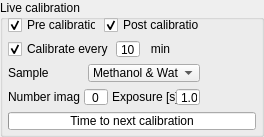
                   <widget class="QGroupBox" name="liveCalibration">
                     <property name="geometry">
                       <rect>
                        <x>8</x>
                       <y>538</y>
                        <width>264</width>
                        <height>137</height>
                      </rect>
                     </property>
                     <property name="title">
                      <string>Live calibration</string>
                     </property>
                     <widget class="QCheckBox" name="preCalibration">
                      <property name="geometry">
                       <rect>
                        <x>8</x>
                        <y>16</y>
                        <width>88</width>
                        <height>18</height>
                       </rect>
                      </property>
                      <property name="text">
                       <string>Pre calibration</string>
                      </property>
                      <property name="checked">
                       <bool>true</bool>
                      </property>
                     </widget>
                     <widget class="QCheckBox" name="conCalibration">
                      <property name="geometry">
                       <rect>
                        <x>8</x>
                        <y>40</y>
                        <width>104</width>
                        <height>18</height>
                       </rect>
                      </property>
                      <property name="text">
                       <string>Calibrate every</string>
                      </property>
                      <property name="checked">
                       <bool>true</bool>
                      </property>
                     </widget>
                     <widget class="QCheckBox" name="postCalibration">
                      <property name="geometry">
                       <rect>
                        <x>104</x>
                        <y>16</y>
                        <width>96</width>
                        <height>18</height>
                       </rect>
                      </property>
                      <property name="text">
                       <string>Post calibration</string>
                      </property>
                      <property name="checked">
                       <bool>true</bool>
                      </property>
                     </widget>
                     <widget class="QLabel" name="label_11">
                      <property name="geometry">
                       <rect>
                        <x>140</x>
                        <y>40</y>
                        <width>41</width>
                        <height>18</height>
                       </rect>
                      </property>
                      <property name="text">
                       <string>min</string>
                      </property>
                      <property name="alignment">
                       <set>Qt::AlignCenter</set>
                      </property>
                     </widget>
                     <widget class="QProgressBar" name="calibrationProgress">
                      <property name="geometry">
                       <rect>
                        <x>8</x>
                        <y>112</y>
                        <width>248</width>
                        <height>18</height>
                       </rect>
                      </property>
                      <property name="value">
                       <number>0</number>
                      </property>
                      <property name="alignment">
                       <set>Qt::AlignCenter</set>
                      </property>
                      <property name="format">
                       <string>Time to next calibration</string>
                      </property>
                     </widget>
                     <widget class="QLabel" name="label_12">
                      <property name="geometry">
                       <rect>
                        <x>8</x>
                        <y>88</y>
                        <width>72</width>
                        <height>18</height>
                       </rect>
                      </property>
                      <property name="text">
                       <string>Number images</string>
                      </property>
                      <property name="alignment">
                       <set>Qt::AlignLeading|Qt::AlignLeft|Qt::AlignVCenter</set>
                      </property>
                     </widget>
                     <widget class="QLabel" name="label_13">
                      <property name="geometry">
                       <rect>
                        <x>112</x>
                        <y>88</y>
                        <width>72</width>
                        <height>18</height>
                       </rect>
                      </property>
                      <property name="text">
                       <string>Exposure [s]</string>
                      </property>
                      <property name="alignment">
                       <set>Qt::AlignLeading|Qt::AlignLeft|Qt::AlignVCenter</set>
                      </property>
                     </widget>
                     <widget class="QLabel" name="label_14">
                      <property name="geometry">
                       <rect>
                        <x>8</x>
                        <y>64</y>
                        <width>73</width>
                        <height>18</height>
                       </rect>
                      </property>
                      <property name="text">
                       <string>Sample</string>
                      </property>
                      <property name="alignment">
                       <set>Qt::AlignLeading|Qt::AlignLeft|Qt::AlignVCenter</set>
                      </property>
                     </widget>
                     <widget class="QComboBox" name="sampleSelection">
                      <property name="geometry">
                       <rect>
                        <x>88</x>
                        <y>64</y>
                        <width>112</width>
                        <height>18</height>
                       </rect>
                      </property>
                      <item>
                       <property name="text">
                        <string>Methanol &amp; Water</string>
                       </property>
                      </item>
                      <item>
                       <property name="text">
                        <string>Methanol</string>
                       </property>
                      </item>
                      <item>
                       <property name="text">
                        <string>Water</string>
                       </property>
                      </item>
                      <item>
                       <property name="text">
                        <string>PMMA</string>
                       </property>
                      </item>
                     </widget>
                     <widget class="QDoubleSpinBox" name="conCalibrationInterval">
                      <property name="geometry">
                       <rect>
                        <x>116</x>
                        <y>40</y>
                        <width>24</width>
                        <height>18</height>
                       </rect>
                      </property>
                      <property name="locale">
                       <locale language="English" country="UnitedStates"/>
                      </property>
                      <property name="alignment">
                       <set>Qt::AlignCenter</set>
                      </property>
                      <property name="buttonSymbols">
                       <enum>QAbstractSpinBox::NoButtons</enum>
                      </property>
                      <property name="decimals">
                       <number>0</number>
                      </property>
                      <property name="value">
                       <double>10.000000000000000</double>
                      </property>
                     </widget>
                     <widget class="QDoubleSpinBox" name="calibrationExposureTime">
                      <property name="geometry">
                       <rect>
                        <x>176</x>
                        <y>88</y>
                        <width>24</width>
                        <height>18</height>
                       </rect>
                      </property>
                      <property name="locale">
                       <locale language="English" country="UnitedStates"/>
                      </property>
                      <property name="alignment">
                       <set>Qt::AlignCenter</set>
                      </property>
                      <property name="buttonSymbols">
                       <enum>QAbstractSpinBox::NoButtons</enum>
                      </property>
                      <property name="decimals">
                       <number>2</number>
                      </property>
                      <property name="minimum">
                       <double>0.010000000000000</double>
                      </property>
                      <property name="value">
                       <double>1.000000000000000</double>
                      </property>
                     </widget>
                     <widget class="QSpinBox" name="nrCalibrationImages">
                      <property name="geometry">
                       <rect>
                        <x>84</x>
                        <y>88</y>
                        <width>24</width>
                        <height>18</height>
                       </rect>
                      </property>
                      <property name="alignment">
                       <set>Qt::AlignCenter</set>
                      </property>
                      <property name="buttonSymbols">
                       <enum>QAbstractSpinBox::NoButtons</enum>
                      </property>
                     </widget>
                    </widget>
